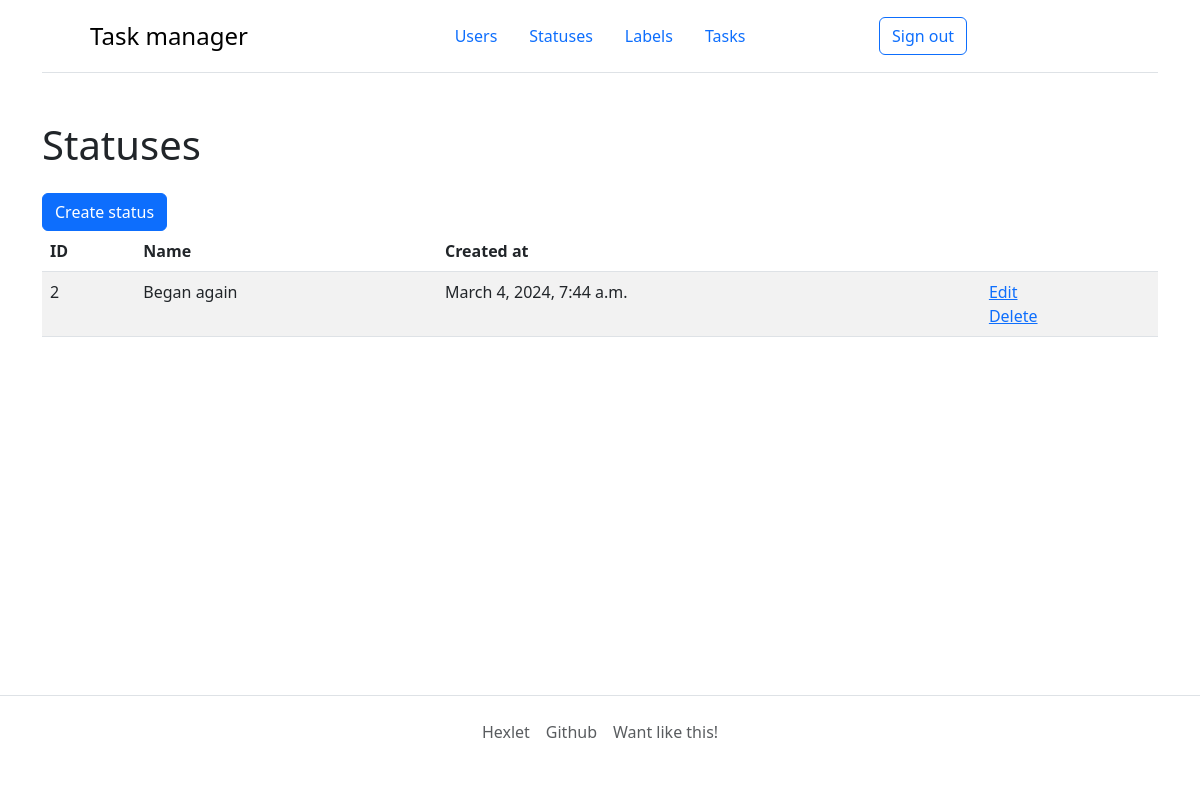
Before: /statuses/ (signed in) with the older database file.
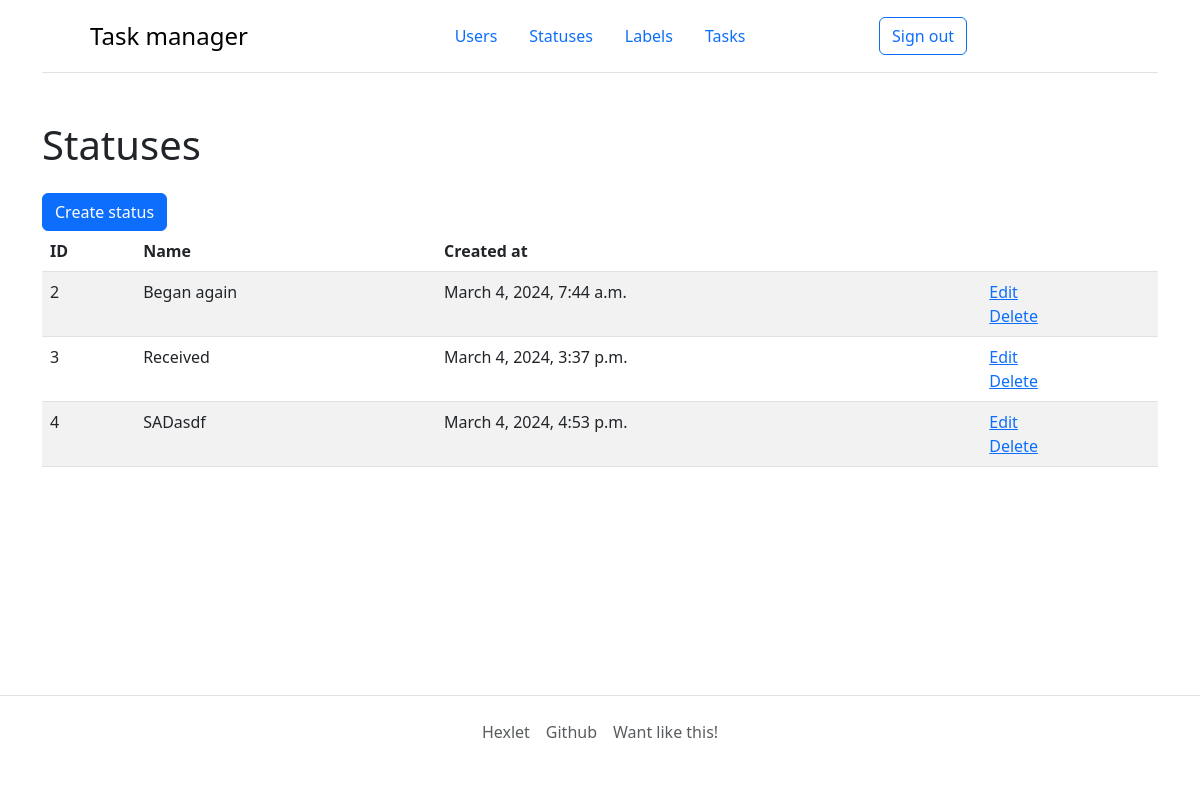
After: the same page with the newer database file.
### task_manager/statuses/models.py (models this page shows, shortened)
class Status(models.Model):
    name = models.CharField(max_length=255, unique=True)
    created_at = models.DateTimeField(auto_now_add=True)

### task_manager/statuses/views.py (the view)
# urls.py: path('', ListStatusView.as_view(), name='status_index'),
class ListStatusView(LoginRequiredMixin, ListView):
    model = Status
    context_object_name = 'statuses'
    template_name = 'status/index.html'

### task_manager/templates/status/index.html (shortened to what this page needs)
{% extends "basement.html" %}
{% load django_bootstrap5 i18n %}
{% block content %}
    <h1 class="my-4">{% trans 'Statuses' %}</h1>
    <form action="{% url 'status_create' %}">
    {% trans 'Create status' as button_name %}
    {% bootstrap_button button_type='submit' content=button_name %}
    </form>
    <table class="table table-striped">
        <thead>
            <tr>
                <th>ID</th>
                <th>{% trans "Name" %}</th>
                <th>{% trans "Created at" %}</th>
                <th></th>
            </tr>
        </thead>
        {% if statuses %}
        <tbody>
        {% for status in statuses %}
            <tr>
                <td>{{ status.pk }}</td>
                <td>{{ status.name }}</td>
                <td>{{ status.created_at }}</td>
                <td>
                    <a href="{% url 'status_update' status.pk %}">{% trans "Edit" %}</a>
                    <br>
                    <a href="{% url 'status_delete' status.pk %}">{% trans "Delete" %}</a>
                </td>
            </tr>
        {% endfor %}
        </tbody>
        {% endif %}
    </table>
{% endblock %}

### task_manager/templates/basement.html (shortened to what this page needs)
<!DOCTYPE html>
{% load django_bootstrap5 i18n static %}
{% bootstrap_css %}
<html lang="ru">
<head>
    <link href="https://cdn.jsdelivr.net/npm/bootstrap@5.2.0/dist/css/bootstrap.min.css" rel="stylesheet"
>
    {% trans 'Task manager' as title_ %}
</head>
<body class="min-vh-100 d-flex flex-column">
  <div class="container">
    <header class="d-flex flex-wrap align-items-center justify-content-center justify-content-md-between py-3 mb-4 border-bottom">
      <div class="col-md-3 mb-2 mb-md-0">
        <a href="/" class="d-flex align-items-center mb-3 mb-md-0 me-md-auto link-body-emphasis text-decoration-none">
        <svg class="bi me-2" width="40" height="32"><use xlink:href="#bootstrap"/></svg>
        <span class="fs-4">{{ title_ }}</span>
      </a>
      </div>
          {% include 'components/navbar.html' %}
    </header>
  </div>
    <div class="container wrapper flex-grow-1">
        {% block content %}
        {% endblock %}
    </div>
  <footer class="border-top py-3 mt-5 flex-shrink-0">
      <div class="container">
    <ul class="nav justify-content-center pb-3 mb-3">
      <li class="nav-item"><a href="https://ru.hexlet.io" class="nav-link px-2 text-body-secondary">Hexlet</a></li>
      <li class="nav-item"><a href="https://github.com/HugoTheDeveloper/task-manager" class="nav-link px-2 text-body-secondary">Github</a></li>
      <li class="nav-item"><a href="https://t.me/bigabaga" class="nav-link px-2 text-body-secondary">Want like this!</a></li>
    </ul>
      </div>
  </footer>
</body>
</html>

### task_manager/templates/components/navbar.html (shortened to what this page needs)
{% load django_bootstrap5 i18n %}
<ul class="nav nav-pills">
    <li class="nav-item"><a href="{% url 'users_index' %}" class="nav-link">{% trans 'Users' %}</a></li>
    {% with user.is_authenticated as authenticated %}
    {% if authenticated %}
    <li class="nav-item"><a href="{% url 'status_index' %}" class="nav-link">{% trans 'Statuses' %}</a></li>
    <li class="nav-item"><a href="{% url 'labels_index'%}" class="nav-link">{% trans 'Labels' %}</a></li>
    <li class="nav-item"><a href="{% url 'tasks_index' %}" class="nav-link">{% trans 'Tasks' %}</a></li>
    {% endif %}
</ul>
<div class="col-md-3 d-flex text-end ">
    {% if authenticated %}
    <form class="form" action="{% url 'logout' %}" method="post">
        <button type="submit" class="btn btn-outline-primary me-2">{% trans 'Sign out' %}</button>
    </form>
    {% endif %}
</div>
{% endwith %}

Changed rows visible on the page:
added Status: pk "3", name "Received", created_at "March 4, 2024, 3:37 p.m."
added Status: pk "4", name "SADasdf", created_at "March 4, 2024, 4:53 p.m."
